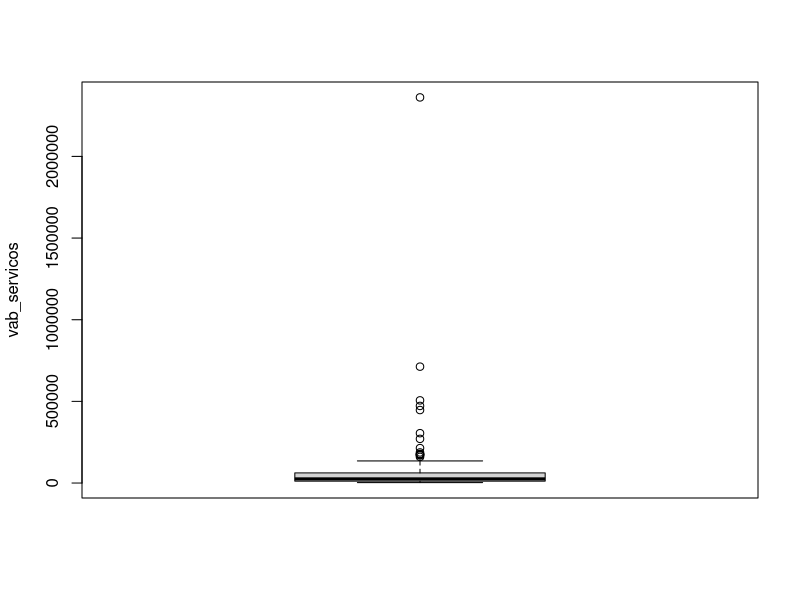

Write R code to recreate this figure.
## ---- chunk 1
knitr::opts_chunk$set(echo = TRUE)

library(readr)
setwd('/home/ebenezer/workspace/projects/analytic/projeto_ifc/data')
x12 <- read_delim("x12.csv", #altere para variável em análise
                 delim = ";", 
                 escape_double = FALSE, 
                col_types = cols(...1 = col_skip()), 
                trim_ws = TRUE
                )
               
## ---- chunk 2
summary(x12$vab_servicos #variável para análise
				)
## ---- chunk 3
boxplot(x12$vab_servicos, #variável para análise
		ylab = 'vab_servicos' #Título da variável
				) 
